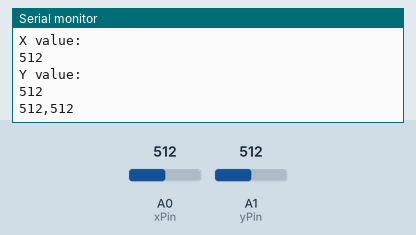
Bench run of a sketch on a simulated Arduino Uno, built with avr-gcc and run on an emulated ATmega328P. On the bench: the last lines printed to the serial monitor. The test bench sets the inputs (shaded band); at power-on: A0 (xPin) = 512, A1 (yPin) = 512.

Above: at 1.2 s.
1.3 s: A0 (xPin) set to 716
At 1.58 s:
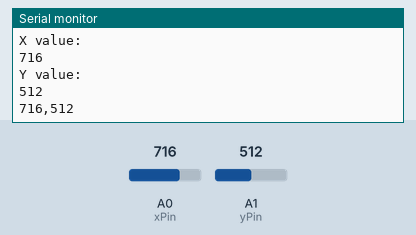
2.8 s: A1 (yPin) set to 716
At 2.99 s:
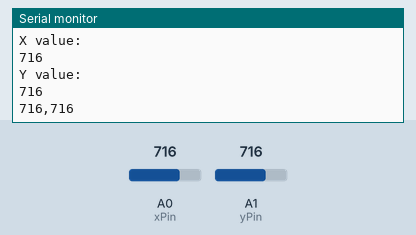
4.3 s: A0 (xPin) set to 900
At 4.6 s:
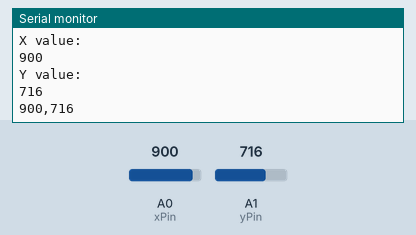
5.8 s: A1 (yPin) set to 900
At 6.0 s:
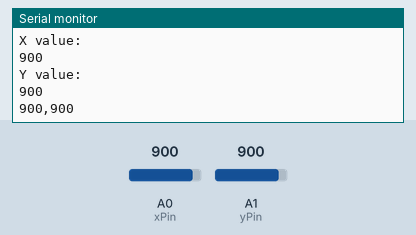
Timing chart, 0 to 8.3 s (numbered marks = the images above; inputs shaded):
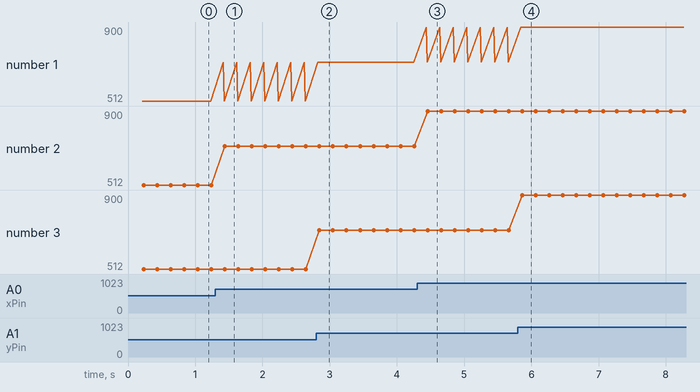

Measured:
- after the input at 1.3 s, the serial monitor: prints a new line after 0.12 s (image 1)
- after the input at 2.8 s, the serial monitor: prints a new line after 0.05 s (image 2)
- after the input at 4.3 s, the serial monitor: prints a new line after 0.13 s (image 3)
- after the input at 5.8 s, the serial monitor: prints a new line after 0.06 s (image 4)
- plotted number 2: 512 → 716 after the input at 1.3 s, 716 → 900 after the input at 4.3 s

The sketch:

sketch_jan20c.ino
```cpp
int xPin = A0;
int yPin = A1;
int xVal;
int yVal;

void setup() {
  Serial.begin(9600);
  Serial.begin(9600);
  pinMode(A0, INPUT);
  pinMode(A1, INPUT);

}

void loop() {
  delay(200);
  Serial.print("X value: \n");
  xVal = analogRead(xPin); // read the input pin
  Serial.println(xVal);
  Serial.print("Y value: \n");
  yVal = analogRead(yPin); // read the input pin
  Serial.println(yVal);
  Serial.println(); // new line after the numbers

  Serial.print(xVal);
  Serial.print(",");
  Serial.println(yVal);
}
```
